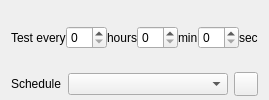
       <widget class="QWidget" name="grpScheduleRegular">
        <property name="sizePolicy">
         <sizepolicy hsizetype="Expanding" vsizetype="Preferred">
          <horstretch>0</horstretch>
          <verstretch>0</verstretch>
         </sizepolicy>
        </property>
        <layout class="QVBoxLayout" name="verticalLayout_3">
         <property name="spacing">
          <number>0</number>
         </property>
         <property name="topMargin">
          <number>4</number>
         </property>
         <property name="bottomMargin">
          <number>4</number>
         </property>
         <item>
          <layout class="QHBoxLayout" name="horizontalLayout_2">
           <item>
            <widget class="QLabel" name="lblScheduleTestEvery">
             <property name="text">
              <string>Test every</string>
             </property>
            </widget>
           </item>
           <item>
            <widget class="QSpinBox" name="sbScheduleHours">
             <property name="sizePolicy">
              <sizepolicy hsizetype="Expanding" vsizetype="Fixed">
               <horstretch>0</horstretch>
               <verstretch>0</verstretch>
              </sizepolicy>
             </property>
             <property name="maximum">
              <number>23</number>
             </property>
            </widget>
           </item>
           <item>
            <widget class="QLabel" name="lblScheduleHours">
             <property name="text">
              <string>hours</string>
             </property>
             <property name="buddy">
              <cstring>sbScheduleHours</cstring>
             </property>
            </widget>
           </item>
           <item>
            <widget class="QSpinBox" name="sbScheduleMin">
             <property name="sizePolicy">
              <sizepolicy hsizetype="Expanding" vsizetype="Fixed">
               <horstretch>0</horstretch>
               <verstretch>0</verstretch>
              </sizepolicy>
             </property>
             <property name="maximum">
              <number>59</number>
             </property>
            </widget>
           </item>
           <item>
            <widget class="QLabel" name="lblScheduleMin">
             <property name="text">
              <string>min</string>
             </property>
             <property name="buddy">
              <cstring>sbScheduleMin</cstring>
             </property>
            </widget>
           </item>
           <item>
            <widget class="QSpinBox" name="sbScheduleSec">
             <property name="sizePolicy">
              <sizepolicy hsizetype="Expanding" vsizetype="Fixed">
               <horstretch>0</horstretch>
               <verstretch>0</verstretch>
              </sizepolicy>
             </property>
             <property name="maximum">
              <number>59</number>
             </property>
            </widget>
           </item>
           <item>
            <widget class="QLabel" name="lblScheduleSec">
             <property name="text">
              <string>sec</string>
             </property>
             <property name="buddy">
              <cstring>sbScheduleSec</cstring>
             </property>
            </widget>
           </item>
          </layout>
         </item>
         <item>
          <layout class="QHBoxLayout" name="horizontalLayout_3">
           <property name="spacing">
            <number>6</number>
           </property>
           <item>
            <widget class="QLabel" name="lblSchedule">
             <property name="text">
              <string>Schedule</string>
             </property>
             <property name="buddy">
              <cstring>cmbSchedule</cstring>
             </property>
            </widget>
           </item>
           <item>
            <widget class="QComboBox" name="cmbSchedule">
             <property name="sizePolicy">
              <sizepolicy hsizetype="Expanding" vsizetype="Fixed">
               <horstretch>0</horstretch>
               <verstretch>0</verstretch>
              </sizepolicy>
             </property>
            </widget>
           </item>
           <item>
            <widget class="QPushButton" name="btnSchedulesDlg">
             <property name="maximumSize">
              <size>
               <width>24</width>
               <height>24</height>
              </size>
             </property>
             <property name="text">
              <string/>
             </property>
             <property name="icon">
              <iconset resource="../qHostMonitor.qrc">
               <normaloff>:/img/foldersTree.png</normaloff>:/img/foldersTree.png</iconset>
             </property>
            </widget>
           </item>
          </layout>
         </item>
        </layout>
       </widget>
